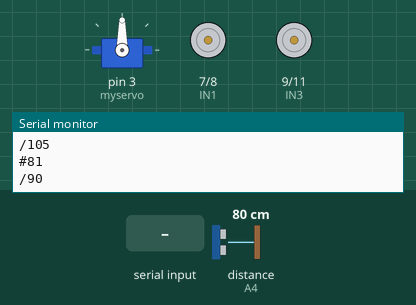
Simulated run of this sketch. Board: Arduino Uno, built with avr-gcc and run on an emulated ATmega328P. Parts: servo, motor-driver pin pairs drawn as motors (green arrow = first pin HIGH = forward, orange = second pin HIGH = backward, longer = more drive, scaled by the enable pin), the last lines printed to the serial monitor. The inputs (shaded band) are chosen by the test bench; at power-on: distance to the obstacle (sensor on A4) 80 cm. The echo pulse lasts 58.3 µs per cm.

Above: at 1.29 s.
1.3 s: "f" received over Serial
At 1.51 s:
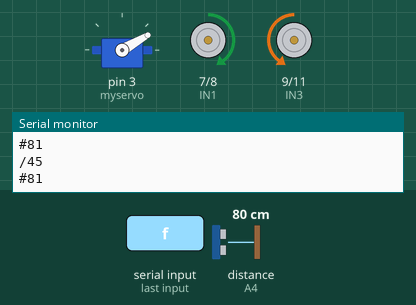
4.3 s: "b" received over Serial
At 4.47 s:
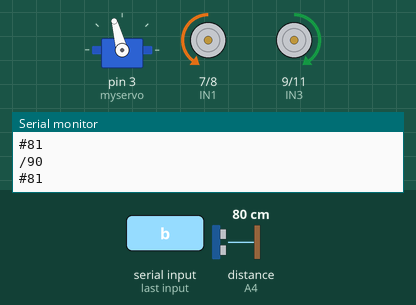
7.3 s: "l" received over Serial
At 7.49 s:
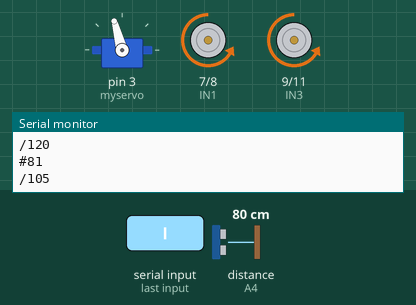
10.3 s: "r" received over Serial
At 10.45 s:
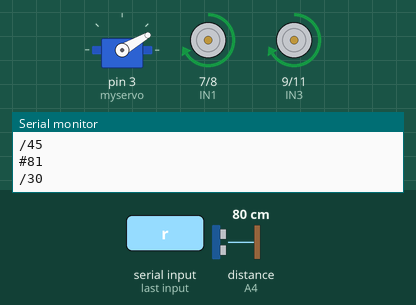
13.3 s: "s" received over Serial
At 13.46 s:
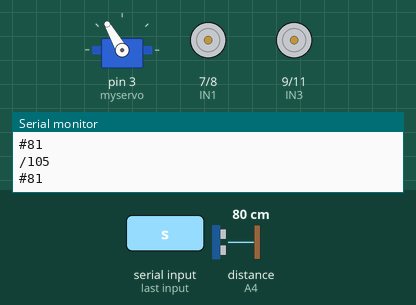
Timing chart, 0 to 17.3 s (numbered marks = the images above; inputs shaded):
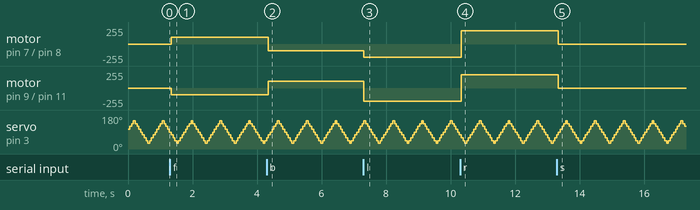

Measured:
- after the input at 1.3 s, motor on pin 7 (IN1) / pin 8 (IN2): stopped → forward 100/255 at once; motor on pin 9 (IN3) / pin 11 (IN4): stopped → backward 100/255 at once
- after the input at 4.3 s, motor on pin 7 (IN1) / pin 8 (IN2): forward 100/255 → backward 100/255 after 0.06 s; motor on pin 9 (IN3) / pin 11 (IN4): backward 100/255 → forward 100/255 after 0.06 s
- after the input at 7.3 s, motor on pin 7 (IN1) / pin 8 (IN2): backward 100/255 → backward 200/255 at once; motor on pin 9 (IN3) / pin 11 (IN4): forward 100/255 → backward 200/255 at once
- after the input at 10.3 s, motor on pin 7 (IN1) / pin 8 (IN2), motor on pin 9 (IN3) / pin 11 (IN4): backward 200/255 → forward 200/255 at once
- after the input at 13.3 s, motor on pin 7 (IN1) / pin 8 (IN2), motor on pin 9 (IN3) / pin 11 (IN4): forward 200/255 → stopped after 0.05 s
- by itself, servo on pin 3 (myservo): repeats every 0.89 s: 105° 0.06 s, 120° 0.06 s, 135° 0.06 s, 150° 0.06 s, 135° 0.06 s, 120° 0.06 s, 105° 0.06 s, 90° 0.06 s, 75° 0.06 s, 60° 0.06 s, 45° 0.06 s, 30° 0.06 s, 45° 0.06 s, 60° 0.06 s, 75° 0.06 s, 90° 0.06 s

The sketch:

bluetooth_car.ino
```cpp
//www.elegoo.com

#include <NewPing.h>
#include <Servo.h>

int Echo = A4;
int Trig = A5;

#define ENB 5
#define IN1 7
#define IN2 8
#define IN3 9
#define IN4 11
#define ENA 6

int highSpeed=200;
int lowSpeed=100;

unsigned char carSpeed = 100;
char getstr;

int MAX_DISTANCE = 400;
int Angle_Min = 45;
int Angle_Max = 135;
int Current_Angle = 90;
int defualtStep = 15;
int Step = defualtStep;

bool sweeping;


NewPing sonar(Trig, Echo, MAX_DISTANCE); // NewPing setup of pins and maximum distance.
Servo myservo;  // create servo object to control a servo

void sweep()
{
  if (!sweeping)
  {
    sweeping = true;
  }

  if (Current_Angle > Angle_Max && Step > 0)
  {
    Step = -defualtStep;
  }
  else if (Current_Angle < Angle_Min && Step < 0)
  {
    Step = defualtStep;
  }
  Current_Angle += Step;

  //delay(50);
  myservo.write(Current_Angle);

  int dis = sonar.ping_cm();
  if (dis == 0)
  {
    dis = MAX_DISTANCE;

  }

  String dist = "#" + (String)dis;

  String ang = "/" + (String)Current_Angle;
  Serial.println(ang);
  delay(50);
  Serial.println(dist);


}

void forward() {
  analogWrite(ENA, carSpeed);
  analogWrite(ENB, carSpeed);
  digitalWrite(IN1, HIGH);
  digitalWrite(IN2, LOW);
  digitalWrite(IN3, LOW);
  digitalWrite(IN4, HIGH);

}

void back() {
  analogWrite(ENA, carSpeed);
  analogWrite(ENB, carSpeed);
  digitalWrite(IN1, LOW);
  digitalWrite(IN2, HIGH);
  digitalWrite(IN3, HIGH);
  digitalWrite(IN4, LOW);

}

void left() {
  analogWrite(ENA, highSpeed);
  analogWrite(ENB, highSpeed);
  digitalWrite(IN1, LOW);
  digitalWrite(IN2, HIGH);
  digitalWrite(IN3, LOW);
  digitalWrite(IN4, HIGH);

}

void right() {
  analogWrite(ENA, highSpeed);
  analogWrite(ENB, highSpeed);
  digitalWrite(IN1, HIGH);
  digitalWrite(IN2, LOW);
  digitalWrite(IN3, HIGH);
  digitalWrite(IN4, LOW);

}

void stop() {
  digitalWrite(ENA, LOW);
  digitalWrite(ENB, LOW);

}

void setup()
{
  Serial.begin(9600);
  Serial.setTimeout(100);

  myservo.attach(3);
  pinMode(Echo, INPUT);
  pinMode(Trig, OUTPUT);
  pinMode(IN1, OUTPUT);
  pinMode(IN2, OUTPUT);
  pinMode(IN3, OUTPUT);
  pinMode(IN4, OUTPUT);
  pinMode(ENA, OUTPUT);
  pinMode(ENB, OUTPUT);
  stop();
}

void Listen()
{

  getstr = Serial.read();
  switch (getstr)
  {
    case 'f': forward();  break;
    case 'b': back();     break;
    case 'l': left();     break;
    case 'r': right();    break;
    case 's': stop();     break;
    default:      break;
  }

}

void loop()
{

 noInterrupts();
    while (Serial.available() > 0)
    {
     getstr = Serial.read();
    }

  switch (getstr)
  {
    case 'f': forward();  break;
    case 'b': back();     break;
    case 'l': left();     break;
    case 'r': right();    break;
    case 's': stop();     break;
    default:      break;
  }

  interrupts();
  sweep();

  //  while (Serial.available() > 0)
  //  {
  //    Serial.read();
  //
  //  }

}
```
